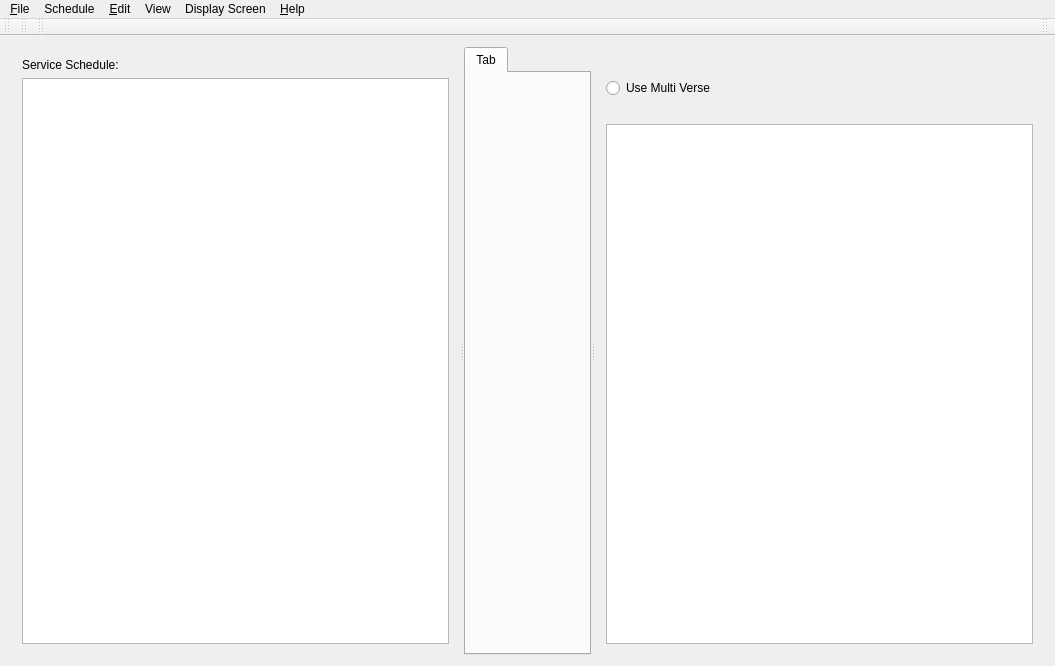
<?xml version="1.0" encoding="UTF-8"?>
<ui version="4.0">
 <class>SoftProjectorClass</class>
 <widget class="QMainWindow" name="SoftProjectorClass">
  <property name="geometry">
   <rect>
    <x>0</x>
    <y>0</y>
    <width>1055</width>
    <height>666</height>
   </rect>
  </property>
  <property name="minimumSize">
   <size>
    <width>700</width>
    <height>550</height>
   </size>
  </property>
  <property name="windowTitle">
   <string notr="true"/>
  </property>
  <property name="windowIcon">
   <iconset resource="softprojector.qrc">
    <normaloff>:/icons/icons/softprojector.png</normaloff>:/icons/icons/softprojector.png</iconset>
  </property>
  <property name="toolButtonStyle">
   <enum>Qt::ToolButtonIconOnly</enum>
  </property>
  <property name="dockNestingEnabled">
   <bool>false</bool>
  </property>
  <widget class="QWidget" name="centralWidget">
   <layout class="QGridLayout" name="gridLayout">
    <item row="0" column="0">
     <widget class="QSplitter" name="splitter">
      <property name="orientation">
       <enum>Qt::Horizontal</enum>
      </property>
      <property name="childrenCollapsible">
       <bool>false</bool>
      </property>
      <widget class="QWidget" name="layoutWidget">
       <layout class="QVBoxLayout" name="verticalLayout_3">
        <item>
         <widget class="QLabel" name="label">
          <property name="text">
           <string>Service Schedule:</string>
          </property>
         </widget>
        </item>
        <item>
         <widget class="QListWidget" name="listWidgetSchedule">
          <property name="iconSize">
           <size>
            <width>16</width>
            <height>16</height>
           </size>
          </property>
          <property name="spacing">
           <number>1</number>
          </property>
         </widget>
        </item>
       </layout>
      </widget>
      <widget class="QTabWidget" name="projectTab">
       <property name="minimumSize">
        <size>
         <width>0</width>
         <height>0</height>
        </size>
       </property>
       <widget class="QWidget" name="Tab">
        <attribute name="title">
         <string>Tab</string>
        </attribute>
        <layout class="QGridLayout" name="gridLayout_2"/>
       </widget>
      </widget>
      <widget class="QWidget" name="layoutWidget1">
       <layout class="QVBoxLayout" name="verticalLayoutDisplayControls">
        <item>
         <layout class="QHBoxLayout" name="horizontalLayout_2">
          <item>
           <widget class="QLabel" name="labelIcon">
            <property name="sizePolicy">
             <sizepolicy hsizetype="Fixed" vsizetype="Fixed">
              <horstretch>0</horstretch>
              <verstretch>0</verstretch>
             </sizepolicy>
            </property>
           </widget>
          </item>
          <item>
           <widget class="QLabel" name="labelShow">
            <property name="text">
             <string/>
            </property>
           </widget>
          </item>
         </layout>
        </item>
        <item>
         <widget class="QWidget" name="widgetMultiVerse" native="true">
          <layout class="QHBoxLayout" name="horizontalLayout_4">
           <property name="leftMargin">
            <number>0</number>
           </property>
           <property name="topMargin">
            <number>0</number>
           </property>
           <property name="rightMargin">
            <number>0</number>
           </property>
           <property name="bottomMargin">
            <number>0</number>
           </property>
           <item>
            <widget class="QRadioButton" name="rbMultiVerse">
             <property name="toolTip">
              <string>If selected, this will allow to select multiple verses at one time. Will need to press &quot;Show&quot; each time.</string>
             </property>
             <property name="text">
              <string>Use Multi Verse</string>
             </property>
            </widget>
           </item>
           <item>
            <spacer name="horizontalSpacer_2">
             <property name="orientation">
              <enum>Qt::Horizontal</enum>
             </property>
             <property name="sizeHint" stdset="0">
              <size>
               <width>40</width>
               <height>20</height>
              </size>
             </property>
            </spacer>
           </item>
          </layout>
         </widget>
        </item>
        <item>
         <widget class="QLabel" name="labelSongNotes">
          <property name="palette">
           <palette>
            <active>
             <colorrole role="WindowText">
              <brush brushstyle="SolidPattern">
               <color alpha="255">
                <red>255</red>
                <green>0</green>
                <blue>4</blue>
               </color>
              </brush>
             </colorrole>
            </active>
            <inactive>
             <colorrole role="WindowText">
              <brush brushstyle="SolidPattern">
               <color alpha="255">
                <red>255</red>
                <green>0</green>
                <blue>4</blue>
               </color>
              </brush>
             </colorrole>
            </inactive>
            <disabled>
             <colorrole role="WindowText">
              <brush brushstyle="SolidPattern">
               <color alpha="255">
                <red>120</red>
                <green>120</green>
                <blue>120</blue>
               </color>
              </brush>
             </colorrole>
            </disabled>
           </palette>
          </property>
          <property name="font">
           <font>
            <weight>75</weight>
            <bold>true</bold>
           </font>
          </property>
          <property name="text">
           <string/>
          </property>
          <property name="wordWrap">
           <bool>true</bool>
          </property>
         </widget>
        </item>
        <item>
         <widget class="QListWidget" name="listShow">
          <property name="sizePolicy">
           <sizepolicy hsizetype="Expanding" vsizetype="MinimumExpanding">
            <horstretch>0</horstretch>
            <verstretch>0</verstretch>
           </sizepolicy>
          </property>
          <property name="alternatingRowColors">
           <bool>false</bool>
          </property>
         </widget>
        </item>
       </layout>
      </widget>
     </widget>
    </item>
   </layout>
  </widget>
  <widget class="QMenuBar" name="menuBar">
   <property name="geometry">
    <rect>
     <x>0</x>
     <y>0</y>
     <width>1055</width>
     <height>21</height>
    </rect>
   </property>
   <widget class="QMenu" name="menuFile">
    <property name="title">
     <string>&amp;File</string>
    </property>
    <addaction name="actionNewSchedule"/>
    <addaction name="actionOpenSchedule"/>
    <addaction name="actionSaveSchedule"/>
    <addaction name="actionSaveScheduleAs"/>
    <addaction name="actionCloseSchedule"/>
    <addaction name="separator"/>
    <addaction name="actionPrint"/>
    <addaction name="actionPrintSchedule"/>
    <addaction name="separator"/>
    <addaction name="actionClose"/>
   </widget>
   <widget class="QMenu" name="menuEdit">
    <property name="title">
     <string>&amp;Edit</string>
    </property>
    <addaction name="actionNew"/>
    <addaction name="actionEdit"/>
    <addaction name="actionCopy"/>
    <addaction name="actionDelete"/>
    <addaction name="separator"/>
    <addaction name="actionManage_Database"/>
    <addaction name="separator"/>
    <addaction name="actionSettings"/>
   </widget>
   <widget class="QMenu" name="menuHelp">
    <property name="title">
     <string>&amp;Help</string>
    </property>
    <addaction name="actionAbout"/>
    <addaction name="action_Help"/>
   </widget>
   <widget class="QMenu" name="menuSongs">
    <property name="title">
     <string>View</string>
    </property>
    <addaction name="actionSong_Counter"/>
    <addaction name="separator"/>
   </widget>
   <widget class="QMenu" name="menuSchedule">
    <property name="title">
     <string>Schedule</string>
    </property>
    <addaction name="actionScheduleAdd"/>
    <addaction name="actionScheduleRemove"/>
    <addaction name="actionScheduleClear"/>
    <addaction name="separator"/>
    <addaction name="actionMoveScheduleTop"/>
    <addaction name="actionMoveScheduleUp"/>
    <addaction name="actionMoveScheduleDown"/>
    <addaction name="actionMoveScheduleBottom"/>
   </widget>
   <widget class="QMenu" name="menuDisplay_Screen">
    <property name="title">
     <string>Display Screen</string>
    </property>
    <addaction name="actionShow"/>
    <addaction name="actionClear"/>
    <addaction name="actionHide"/>
    <addaction name="actionCloseDisplay"/>
   </widget>
   <addaction name="menuFile"/>
   <addaction name="menuSchedule"/>
   <addaction name="menuEdit"/>
   <addaction name="menuSongs"/>
   <addaction name="menuDisplay_Screen"/>
   <addaction name="menuHelp"/>
  </widget>
  <widget class="QToolBar" name="toolBarFile">
   <property name="windowTitle">
    <string>File Tool Bar</string>
   </property>
   <property name="toolButtonStyle">
    <enum>Qt::ToolButtonIconOnly</enum>
   </property>
   <attribute name="toolBarArea">
    <enum>TopToolBarArea</enum>
   </attribute>
   <attribute name="toolBarBreak">
    <bool>false</bool>
   </attribute>
  </widget>
  <widget class="QToolBar" name="toolBarSchedule">
   <property name="windowTitle">
    <string>Schedule Tool Bar</string>
   </property>
   <attribute name="toolBarArea">
    <enum>TopToolBarArea</enum>
   </attribute>
   <attribute name="toolBarBreak">
    <bool>false</bool>
   </attribute>
  </widget>
  <widget class="QToolBar" name="toolBarEdit">
   <property name="windowTitle">
    <string>Edit Tool Bar</string>
   </property>
   <attribute name="toolBarArea">
    <enum>TopToolBarArea</enum>
   </attribute>
   <attribute name="toolBarBreak">
    <bool>false</bool>
   </attribute>
  </widget>
  <widget class="QToolBar" name="toolBarShow">
   <property name="sizePolicy">
    <sizepolicy hsizetype="Minimum" vsizetype="Fixed">
     <horstretch>0</horstretch>
     <verstretch>0</verstretch>
    </sizepolicy>
   </property>
   <property name="windowTitle">
    <string>Display Control Tool Bar</string>
   </property>
   <property name="layoutDirection">
    <enum>Qt::RightToLeft</enum>
   </property>
   <attribute name="toolBarArea">
    <enum>TopToolBarArea</enum>
   </attribute>
   <attribute name="toolBarBreak">
    <bool>false</bool>
   </attribute>
  </widget>
  <action name="actionAbout">
   <property name="text">
    <string>&amp;About</string>
   </property>
  </action>
  <action name="actionSettings">
   <property name="icon">
    <iconset resource="softprojector.qrc">
     <normaloff>:/icons/icons/settings.png</normaloff>:/icons/icons/settings.png</iconset>
   </property>
   <property name="text">
    <string>&amp;Settings...</string>
   </property>
   <property name="toolTip">
    <string>Open settings dialog</string>
   </property>
   <property name="shortcut">
    <string>Ctrl+T</string>
   </property>
  </action>
  <action name="actionClose">
   <property name="icon">
    <iconset resource="softprojector.qrc">
     <normaloff>:/icons/icons/base-22x22-actions-application-exit.png</normaloff>:/icons/icons/base-22x22-actions-application-exit.png</iconset>
   </property>
   <property name="text">
    <string>E&amp;xit</string>
   </property>
   <property name="toolTip">
    <string>Exit SoftProjector</string>
   </property>
   <property name="shortcut">
    <string>Ctrl+Q</string>
   </property>
  </action>
  <action name="actionManage_Database">
   <property name="icon">
    <iconset resource="softprojector.qrc">
     <normaloff>:/icons/icons/database.png</normaloff>:/icons/icons/database.png</iconset>
   </property>
   <property name="text">
    <string>&amp;Manage Database...</string>
   </property>
   <property name="toolTip">
    <string>Import and export Bibles, songbooks and themes</string>
   </property>
   <property name="shortcut">
    <string>Ctrl+M</string>
   </property>
  </action>
  <action name="action_Help">
   <property name="icon">
    <iconset resource="softprojector.qrc">
     <normaloff>:/icons/icons/help.png</normaloff>:/icons/icons/help.png</iconset>
   </property>
   <property name="text">
    <string>&amp;Help</string>
   </property>
   <property name="toolTip">
    <string>Open Help</string>
   </property>
   <property name="shortcut">
    <string>F1</string>
   </property>
  </action>
  <action name="actionSong_Counter">
   <property name="icon">
    <iconset resource="softprojector.qrc">
     <normaloff>:/icons/icons/song_count.png</normaloff>:/icons/icons/song_count.png</iconset>
   </property>
   <property name="text">
    <string>Song Counter...</string>
   </property>
  </action>
  <action name="actionOpenSchedule">
   <property name="icon">
    <iconset resource="softprojector.qrc">
     <normaloff>:/icons/icons/scheduleOpen.png</normaloff>:/icons/icons/scheduleOpen.png</iconset>
   </property>
   <property name="text">
    <string>&amp;Open Schedule</string>
   </property>
   <property name="shortcut">
    <string>Ctrl+O</string>
   </property>
  </action>
  <action name="actionSaveSchedule">
   <property name="icon">
    <iconset resource="softprojector.qrc">
     <normaloff>:/icons/icons/scheduleSave.png</normaloff>:/icons/icons/scheduleSave.png</iconset>
   </property>
   <property name="text">
    <string>&amp;Save Schedule</string>
   </property>
   <property name="shortcut">
    <string>Ctrl+S</string>
   </property>
  </action>
  <action name="actionSaveScheduleAs">
   <property name="text">
    <string>Save Schedule &amp;As</string>
   </property>
   <property name="toolTip">
    <string>Save Schedule with different name</string>
   </property>
  </action>
  <action name="actionNewSchedule">
   <property name="icon">
    <iconset resource="softprojector.qrc">
     <normaloff>:/icons/icons/scheduleNew.png</normaloff>:/icons/icons/scheduleNew.png</iconset>
   </property>
   <property name="text">
    <string>&amp;New Schedule</string>
   </property>
   <property name="toolTip">
    <string>Start new Schedule</string>
   </property>
   <property name="shortcut">
    <string>Ctrl+Shift+N</string>
   </property>
  </action>
  <action name="actionCloseSchedule">
   <property name="text">
    <string>Close Schedule</string>
   </property>
   <property name="toolTip">
    <string>Close Schedule</string>
   </property>
  </action>
  <action name="actionPrint">
   <property name="icon">
    <iconset resource="softprojector.qrc">
     <normaloff>:/icons/icons/print.png</normaloff>:/icons/icons/print.png</iconset>
   </property>
   <property name="text">
    <string>&amp;Print</string>
   </property>
   <property name="toolTip">
    <string>Prints selected Bible chapter, selected song and selected announcement.</string>
   </property>
   <property name="shortcut">
    <string>Ctrl+P</string>
   </property>
  </action>
  <action name="actionPrintSchedule">
   <property name="text">
    <string>Print Schedule</string>
   </property>
   <property name="toolTip">
    <string>Print Schedule</string>
   </property>
   <property name="shortcut">
    <string>Ctrl+Shift+P</string>
   </property>
  </action>
  <action name="actionNew">
   <property name="text">
    <string/>
   </property>
   <property name="shortcut">
    <string>Ctrl+N</string>
   </property>
  </action>
  <action name="actionEdit">
   <property name="text">
    <string/>
   </property>
   <property name="shortcut">
    <string>Ctrl+E</string>
   </property>
  </action>
  <action name="actionCopy">
   <property name="text">
    <string/>
   </property>
   <property name="shortcut">
    <string>Ctrl+C</string>
   </property>
  </action>
  <action name="actionDelete">
   <property name="text">
    <string/>
   </property>
   <property name="shortcut">
    <string>Ctrl+Del</string>
   </property>
  </action>
  <action name="actionScheduleAdd">
   <property name="icon">
    <iconset resource="softprojector.qrc">
     <normaloff>:/icons/icons/scheduleAdd.png</normaloff>:/icons/icons/scheduleAdd.png</iconset>
   </property>
   <property name="text">
    <string>Add to Schedule</string>
   </property>
   <property name="shortcut">
    <string>F2</string>
   </property>
  </action>
  <action name="actionScheduleRemove">
   <property name="icon">
    <iconset resource="softprojector.qrc">
     <normaloff>:/icons/icons/scheduleRemove.png</normaloff>:/icons/icons/scheduleRemove.png</iconset>
   </property>
   <property name="text">
    <string>Remove from Schedule</string>
   </property>
   <property name="shortcut">
    <string>Del</string>
   </property>
  </action>
  <action name="actionScheduleClear">
   <property name="icon">
    <iconset resource="softprojector.qrc">
     <normaloff>:/icons/icons/scheduleClear.png</normaloff>:/icons/icons/scheduleClear.png</iconset>
   </property>
   <property name="text">
    <string>Clear Schedule</string>
   </property>
  </action>
  <action name="actionMoveScheduleTop">
   <property name="icon">
    <iconset resource="softprojector.qrc">
     <normaloff>:/icons/icons/scheduleUpM.png</normaloff>:/icons/icons/scheduleUpM.png</iconset>
   </property>
   <property name="text">
    <string>Move Item To Top</string>
   </property>
   <property name="toolTip">
    <string>Move Schedule item to top of the list</string>
   </property>
  </action>
  <action name="actionMoveScheduleUp">
   <property name="icon">
    <iconset resource="softprojector.qrc">
     <normaloff>:/icons/icons/scheduleUp.png</normaloff>:/icons/icons/scheduleUp.png</iconset>
   </property>
   <property name="text">
    <string>Move Item Up</string>
   </property>
   <property name="toolTip">
    <string>Move Schedule item up</string>
   </property>
  </action>
  <action name="actionMoveScheduleDown">
   <property name="icon">
    <iconset resource="softprojector.qrc">
     <normaloff>:/icons/icons/scheduleDown.png</normaloff>:/icons/icons/scheduleDown.png</iconset>
   </property>
   <property name="text">
    <string>Mode Item Down</string>
   </property>
   <property name="toolTip">
    <string>Move Schedule item down</string>
   </property>
  </action>
  <action name="actionMoveScheduleBottom">
   <property name="icon">
    <iconset resource="softprojector.qrc">
     <normaloff>:/icons/icons/scheduleDownM.png</normaloff>:/icons/icons/scheduleDownM.png</iconset>
   </property>
   <property name="text">
    <string>Move Item To Bottom</string>
   </property>
   <property name="toolTip">
    <string>Move Schedule item to bottom of the list</string>
   </property>
  </action>
  <action name="actionShow">
   <property name="icon">
    <iconset resource="softprojector.qrc">
     <normaloff>:/icons/icons/show.png</normaloff>:/icons/icons/show.png</iconset>
   </property>
   <property name="text">
    <string>Show</string>
   </property>
   <property name="toolTip">
    <string>Display to the screen (F4)</string>
   </property>
   <property name="shortcut">
    <string>F4</string>
   </property>
  </action>
  <action name="actionHide">
   <property name="icon">
    <iconset resource="softprojector.qrc">
     <normaloff>:/icons/icons/hide.png</normaloff>:/icons/icons/hide.png</iconset>
   </property>
   <property name="text">
    <string>Hide</string>
   </property>
   <property name="toolTip">
    <string>Show Passive Screen (Stop displaying to the screen) (Esc)</string>
   </property>
   <property name="shortcut">
    <string>Esc</string>
   </property>
  </action>
  <action name="actionClear">
   <property name="icon">
    <iconset resource="softprojector.qrc">
     <normaloff>:/icons/icons/clear.png</normaloff>:/icons/icons/clear.png</iconset>
   </property>
   <property name="text">
    <string>Clear</string>
   </property>
   <property name="toolTip">
    <string>Clear Display Text (Shift+Esc)</string>
   </property>
   <property name="shortcut">
    <string>Shift+Esc</string>
   </property>
  </action>
  <action name="actionCloseDisplay">
   <property name="checkable">
    <bool>true</bool>
   </property>
   <property name="icon">
    <iconset resource="softprojector.qrc">
     <normaloff>:/icons/icons/display_off.png</normaloff>:/icons/icons/display_off.png</iconset>
   </property>
   <property name="text">
    <string>On / Off</string>
   </property>
   <property name="toolTip">
    <string>Turn Display Screen On/Off</string>
   </property>
  </action>
 </widget>
 <layoutdefault spacing="6" margin="11"/>
 <resources>
  <include location="softprojector.qrc"/>
 </resources>
 <connections/>
</ui>
